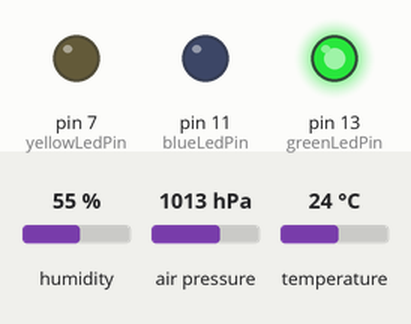
This program was run on a simulated Raspberry Pi (header pin numbers). On the bench: output pins drawn as LEDs (lit = HIGH). The test bench sets the inputs (shaded band); at power-on: temperature 24 °C, humidity 55 %, air pressure 1013 hPa. Library files of the repository ran but are not shown: bme280.py.

Above: at 1.2 s.
1.3 s: temperature set to 25.2 °C
2.8 s: temperature set to 26.6 °C
At 3.7 s:
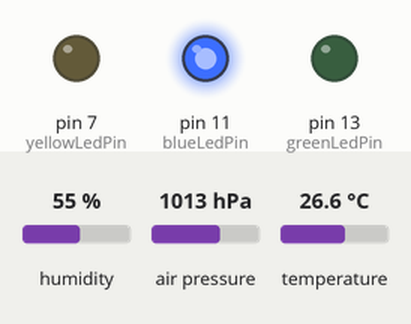
4.3 s: temperature set to 28.6 °C
5.8 s: temperature set to 29.5 °C
At 6.7 s:
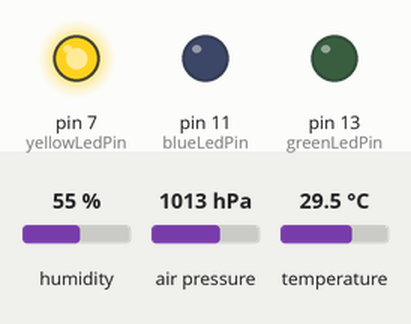
7.3 s: temperature set to 12 °C
At 8.0 s:
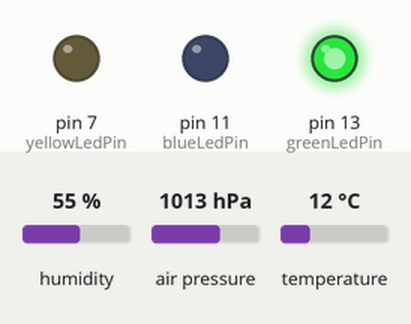
8.8 s: temperature set to 28 °C
At 9.4 s:
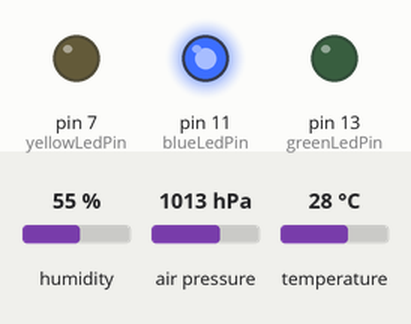
Timing chart, 0 to 11.3 s (numbered marks = the images above; inputs shaded):
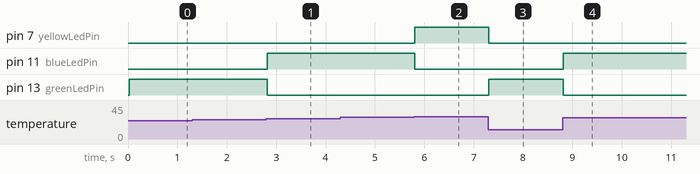

Measured:
- the behaviour switches between 25.9 and 26 °C on temperature (found by bisection; images 0 and 1)
- the behaviour switches between 28.9 and 29 °C on temperature (found by bisection; images 1 and 2)
- after the input at 1.3 s, every drawn part: stays the same
- after the input at 2.8 s, pin 11 (blueLedPin): LOW → HIGH at once; pin 13 (greenLedPin): HIGH → LOW at once
- after the input at 4.3 s, every drawn part: stays the same
- after the input at 5.8 s, pin 7 (yellowLedPin): LOW → HIGH at once; pin 11 (blueLedPin): HIGH → LOW at once
- after the input at 7.3 s, pin 7 (yellowLedPin): HIGH → LOW at once; pin 13 (greenLedPin): LOW → HIGH at once
- after the input at 8.8 s, pin 11 (blueLedPin): LOW → HIGH at once; pin 13 (greenLedPin): HIGH → LOW at once

The program:

templed.py
```python
#!/usr/bin/env python

import math
import bme280
import RPi.GPIO as GPIO
from time import sleep

yellowLedPin = 7
blueLedPin = 11
greenLedPin = 13

def lighton():
    while True:
        bme = bme280.Bme280()
        bme.set_mode(bme280.MODE_FORCED)
        t, p, h = bme.get_data()
        temp = math.trunc(t)
        GPIO.setmode(GPIO.BOARD)
        GPIO.setup(yellowLedPin, GPIO.OUT)
        GPIO.setup(blueLedPin, GPIO.OUT)
        GPIO.setup(greenLedPin, GPIO.OUT)
        if temp > 28:
                GPIO.output(blueLedPin, GPIO.LOW)
                GPIO.output(greenLedPin, GPIO.LOW)
                GPIO.output(yellowLedPin, GPIO.HIGH)
        if 25 < temp <= 28:
                GPIO.output(yellowLedPin, GPIO.LOW)
                GPIO.output(greenLedPin, GPIO.LOW)
                GPIO.output(blueLedPin, GPIO.HIGH)
        if temp <= 25:
                GPIO.output(yellowLedPin, GPIO.LOW)
                GPIO.output(blueLedPin, GPIO.LOW)
                GPIO.output(greenLedPin, GPIO.HIGH)
def lightoff():
    GPIO.output(blueLedPin, GPIO.LOW)
    GPIO.output(yellowLedPin, GPIO.LOW)
    GPIO.output(greenLedPin, GPIO.LOW)
    GPIO.cleanup()

if __name__ == '__main__':
    try:
        lighton()

    except KeyboardInterrupt:
        lightoff()
```
